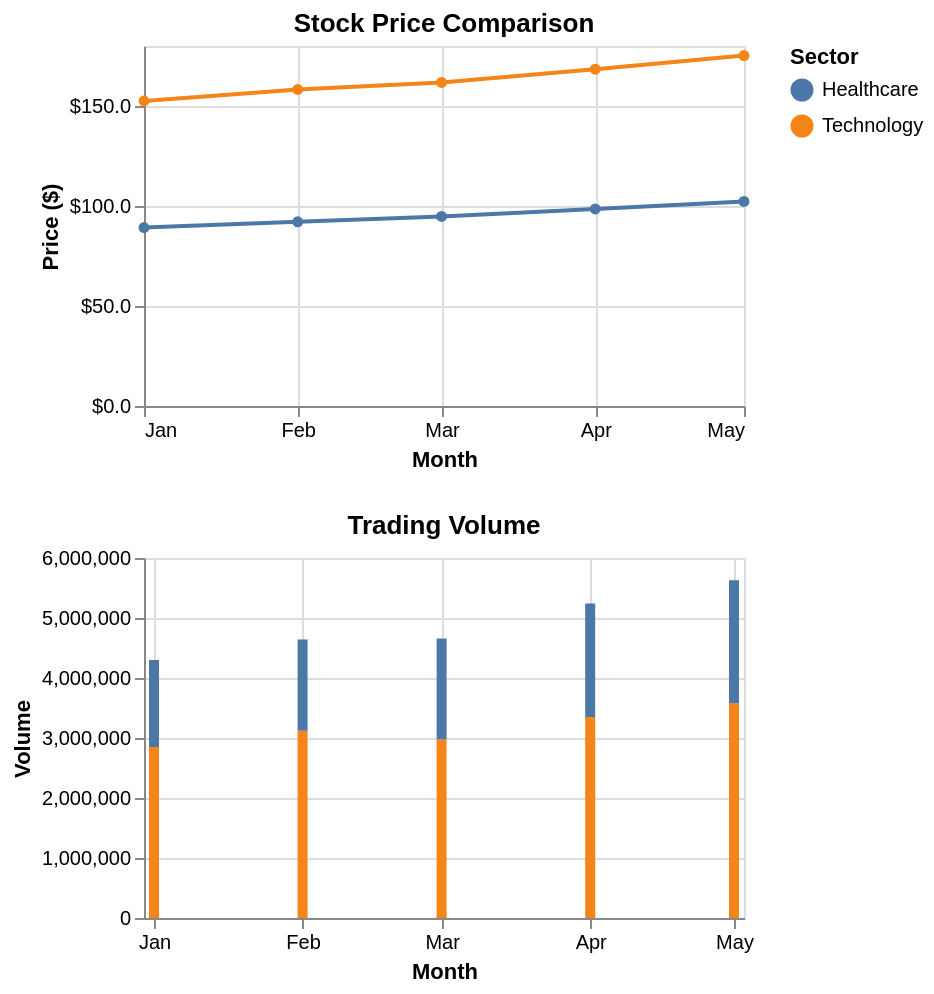

Write the Vega-Lite specification saved for this chart.
### Vega-Lite specification from a JSON file in a GitHub repository (floating-point values rounded to 4 significant figures)
{"$schema": "https://vega.github.io/schema/vega-lite/v6.json", "description": "Stock market comparison: Tech vs Healthcare sectors", "data": {"values": [{"date": "2024-01", "sector": "Technology", "price": 152.5, "volume": 2850000}, {"date": "2024-02", "sector": "Technology", "price": 158.3, "volume": 3120000}, {"date": "2024-03", "sector": "Technology", "price": 161.8, "volume": 2980000}, {"date": "2024-04", "sector": "Technology", "price": 168.4, "volume": 3350000}, {"date": "2024-05", "sector": "Technology", "price": 175.2, "volume": 3580000}, {"date": "2024-01", "sector": "Healthcare", "price": 89.2, "volume": 1450000}, {"date": "2024-02", "sector": "Healthcare", "price": 92.1, "volume": 1520000}, {"date": "2024-03", "sector": "Healthcare", "price": 94.8, "volume": 1680000}, {"date": "2024-04", "sector": "Healthcare", "price": 98.5, "volume": 1890000}, {"date": "2024-05", "sector": "Healthcare", "price": 102.3, "volume": 2050000}]}, "vconcat": [{"title": "Stock Price Comparison", "mark": {"type": "line", "point": true}, "encoding": {"x": {"field": "date", "type": "temporal", "axis": {"title": "Month", "format": "%b"}}, "y": {"field": "price", "type": "quantitative", "axis": {"title": "Price ($)", "format": "$,.1f"}}, "color": {"field": "sector", "type": "nominal", "legend": {"title": "Sector"}}, "strokeWidth": {"value": 2}}, "height": 180}, {"title": "Trading Volume", "mark": "bar", "encoding": {"x": {"field": "date", "type": "temporal", "axis": {"title": "Month", "format": "%b"}}, "y": {"field": "volume", "type": "quantitative", "axis": {"title": "Volume", "format": ",.0f"}}, "color": {"field": "sector", "type": "nominal"}}, "height": 180}]}
